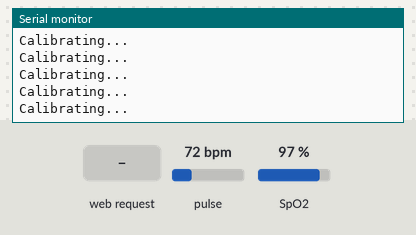
Simulated run of this sketch. Board: ESP32. On the bench: the last lines printed to the serial monitor. Inputs (shaded band) come from the test bench; at power-on: pulse 72 bpm, SpO2 97 %. WiFi joins after 1.5 s; servers stay silent unless stated.

Above: at 2.7 s.
2.8 s: HTTP request GET /data received
At 5.58 s:
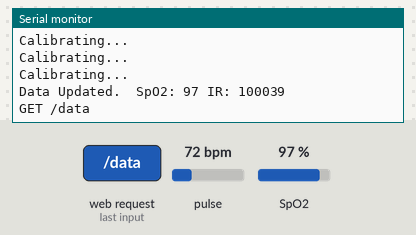
7.0 s: pulse set to 42 bpm
At 7.06 s:
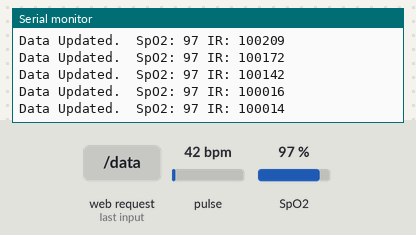
8.5 s: SpO2 set to 80 %
At 8.62 s:
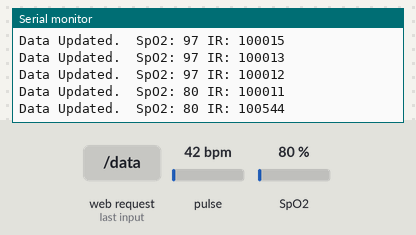
10.0 s: pulse set to 70 bpm
At 10.02 s:
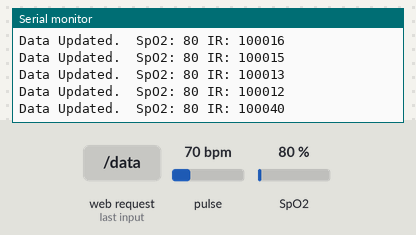
Timing chart, 0 to 12.5 s (numbered marks = the images above; inputs shaded):
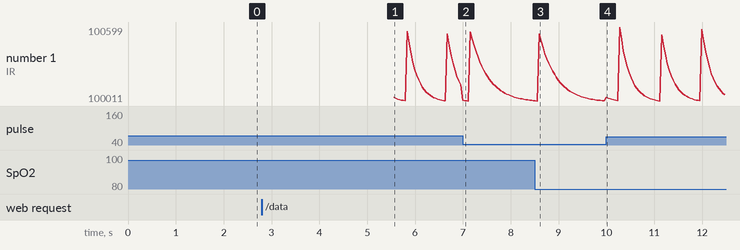

Measured:
- after the input at 2.8 s, the serial monitor: prints a new line after 2.8 s (image 1)

The sketch:

arduino.ino
```cpp
#include <Wire.h>
#include <WiFi.h>
#include <WebServer.h>
#include <Arduino.h>
#include <ArduinoJson.h>
#include "MAX30105.h"
#include "heartRate.h"
#include "spo2_algorithm.h"

MAX30105 particleSensor;

// -----------------------------------------
#define MAX_BRIGHTNESS 255

uint32_t irBuffer[100];
uint32_t redBuffer[100];

int32_t bufferLength;
int32_t spo2;
int8_t validSPO2;
int32_t heartRate;
int8_t validHeartRate;

// -----------------------------------------

const char *SSID = "Ophelia";
const char *PWD = "1@2@3@4@5";

WebServer server(80);

StaticJsonDocument<250> jsonDocument;
char buffer[250];

void connectWifi() {
  Serial.print("Connecting to ");
  Serial.println(SSID);

  WiFi.begin(SSID, PWD);

  while (WiFi.status() != WL_CONNECTED) {
    Serial.print(".");
    delay(500);
  }

  Serial.print("Connected. IP: ");
  Serial.println(WiFi.localIP());
}

void addDataToJSON(char *type, float value) {
  JsonObject obj = jsonDocument.createNestedObject();
  obj["type"] = type;
  obj["value"] = value;
}

void setCrossOrigin(){
    server.sendHeader(F("Access-Control-Allow-Origin"), F("*"));
    server.sendHeader(F("Access-Control-Max-Age"), F("600"));
    server.sendHeader(F("Access-Control-Allow-Methods"), F("PUT,POST,GET,OPTIONS"));
    server.sendHeader(F("Access-Control-Allow-Headers"), F("*"));
};

void getData() {
  setCrossOrigin();
  Serial.println("GET /data");
  jsonDocument.clear();
  addDataToJSON("IR", particleSensor.getIR());
  addDataToJSON("SpO2", spo2);
  serializeJson(jsonDocument, buffer);
  server.send(200, "application/json", buffer);
}

void setupRouting() {
  server.on("/data", getData);

  server.begin();
}

void setup()
{
  Serial.begin(115200);
  Serial.println("MAX30105 Server");

  if (!particleSensor.begin(Wire, I2C_SPEED_FAST))
  {
    Serial.println(F("MAX30105 was not found. Please check wiring/power."));
    while (1);
  }

  // ----------------------

  byte ledBrightness = 60;
  byte sampleAverage = 4;
  byte ledMode = 2;
  byte sampleRate = 100;
  int pulseWidth = 411;
  int adcRange = 4096;

  particleSensor.setup(ledBrightness, sampleAverage, ledMode, sampleRate, pulseWidth, adcRange);

  // ----------------------

  connectWifi();
  setupRouting();
}

void loop()
{
  bufferLength = 100; //buffer length of 100 stores 4 seconds of samples running at 25sps

  //read the first 100 samples, and determine the signal range
  for (byte i = 0 ; i < bufferLength ; i++)
  {
    while (particleSensor.available() == false) //do we have new data?
      particleSensor.check(); //Check the sensor for new data

    redBuffer[i] = particleSensor.getRed();
    irBuffer[i] = particleSensor.getIR();
    particleSensor.nextSample(); //We're finished with this sample so move to next sample

    Serial.println("Calibrating...");
  }

  //calculate heart rate and SpO2 after first 100 samples (first 4 seconds of samples)
  maxim_heart_rate_and_oxygen_saturation(irBuffer, bufferLength, redBuffer, &spo2, &validSPO2, &heartRate, &validHeartRate);

  //Continuously taking samples from MAX30102.  Heart rate and SpO2 are calculated every 1 second
  while (1)
  {
    //dumping the first 25 sets of samples in the memory and shift the last 75 sets of samples to the top
    for (byte i = 25; i < 100; i++)
    {
      redBuffer[i - 25] = redBuffer[i];
      irBuffer[i - 25] = irBuffer[i];
    }

    //take 25 sets of samples before calculating the heart rate.
    for (byte i = 75; i < 100; i++)
    {
      while (particleSensor.available() == false) //do we have new data?
        particleSensor.check(); //Check the sensor for new data

      redBuffer[i] = particleSensor.getRed();
      irBuffer[i] = particleSensor.getIR();
      particleSensor.nextSample(); //We're finished with this sample so move to next sample

      Serial.print("Data Updated. ");
      Serial.print(" SpO2: ");
      Serial.print(spo2);
      Serial.print(" IR: ");
      Serial.print(particleSensor.getIR());
      Serial.print("\n");

      server.handleClient();
    }

    //After gathering 25 new samples recalculate HR and SP02
    maxim_heart_rate_and_oxygen_saturation(irBuffer, bufferLength, redBuffer, &spo2, &validSPO2, &heartRate, &validHeartRate);
  }
}
```
